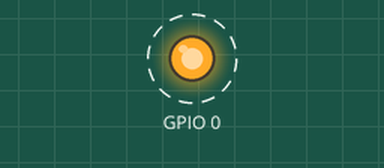
This sketch was run on a simulated ESP8266 (NodeMCU). Shown: output pins drawn as LEDs (lit = HIGH). Dashed ring = blinking. What the sketch prints to the serial monitor is not drawn.

Above: at 0.2 s.
Timing chart, 0 to 3.0 s (numbered marks = the images above):
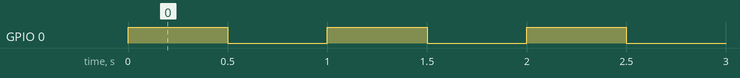

The sketch:

blink.ino
```cpp
#include<ESP8266WiFi.h>

void setup() {
  pinMode(0, OUTPUT);
  Serial.begin(115200);
  Serial.println("Electronical Hello World!");
}

void loop() {
  digitalWrite(0, HIGH);
  delay(500);
  digitalWrite(0, LOW);
  delay(500);

}
```

Measured:
- by itself, GPIO 0: alternates HIGH for 0.50 s and LOW for 0.50 s
